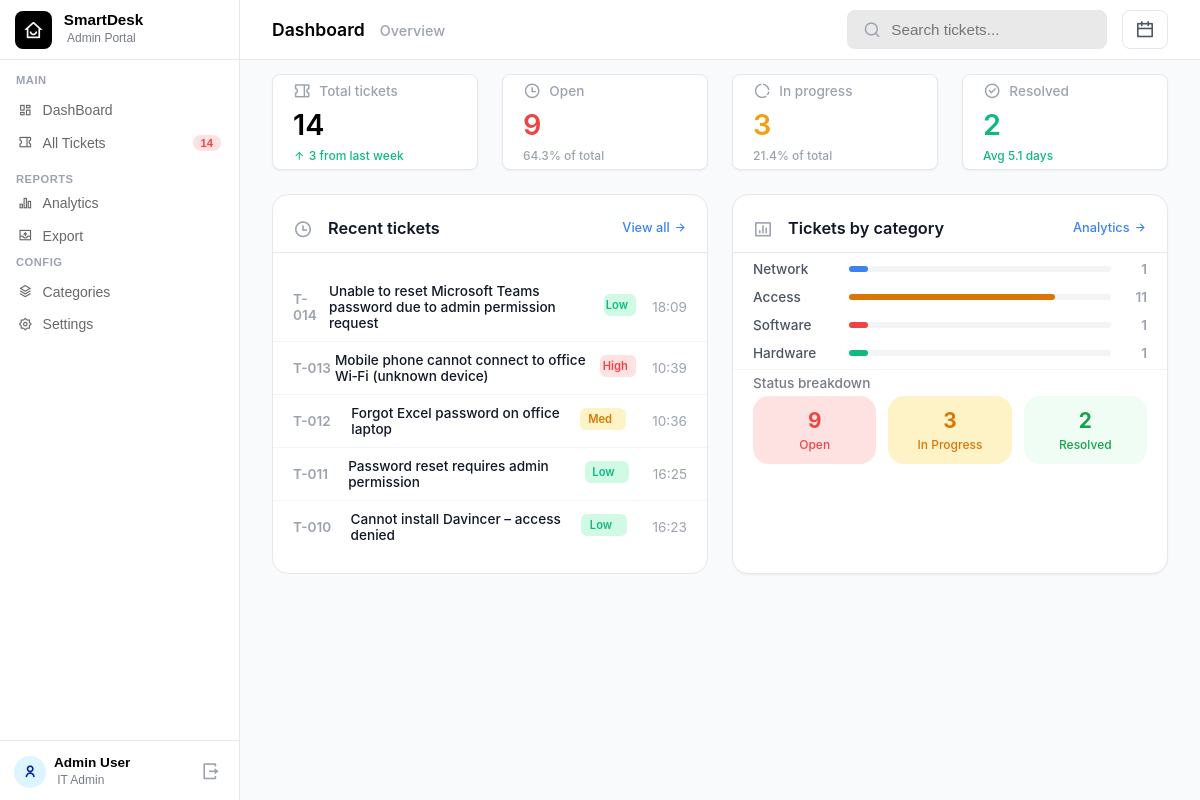
The app's page /admin-dashboard (signed in) with its own data.
### main.py (models this page shows)
class Ticket(db.Model):
    id = db.Column(db.Integer, primary_key=True)
    email = db.Column(db.String(100), nullable=False)
    title = db.Column(db.String(200), nullable=False)
    description = db.Column(db.Text, nullable=False)
    category = db.Column(db.String(50), nullable=False)
    priority = db.Column(db.String(20), nullable=False)
    status = db.Column(db.String(20), nullable=False, default='Open')
    created_at = db.Column(db.DateTime, default=datetime.now)
    proceeding_started = db.Column(db.DateTime, nullable=True)
    resolved_at = db.Column(db.DateTime, nullable=True)
    session_id = db.Column(db.String(100), nullable=True)

### main.py (the view)
@app.route("/admin-dashboard")
def admin_dashboard():
    if session.get('role') != 'admin':
        return redirect(url_for('admin_login'))
    status_filter = request.args.get('status')
    category_filter = request.args.get('category')
    priority_filter = request.args.get('priority')
    query = Ticket.query
    if status_filter:
        query = query.filter(Ticket.status == status_filter)
    if category_filter:
        query = query.filter(Ticket.category == category_filter)
    if priority_filter:
        query = query.filter(Ticket.priority == priority_filter)
    filtered_tickets = query.all()
    global_total = Ticket.query.count()
    global_open = Ticket.query.filter_by(status='Open').count()
    global_progress = Ticket.query.filter_by(status='In Progress').count()
    global_resolved = Ticket.query.filter_by(status='Resolved').count()
    seven_days_ago = datetime.now() - timedelta(days=7)
    recent_raised_count = Ticket.query.filter(Ticket.created_at >= seven_days_ago).count()
    open_pct = round((global_open / global_total * 100), 1) if global_total > 0 else 0
    progress_pct = round((global_progress / global_total * 100), 1) if global_total > 0 else 0
    categories_to_track = [
        ('Network', 'network'),
        ('Software', 'software'),
        ('Hardware', 'hardware'),
        ('Access', 'access')
    ]
    cat_analytics = {}
    for display_name, key in categories_to_track:
        count = Ticket.query.filter_by(category=display_name).count()
        percentage = (count / global_total * 100) if global_total > 0 else 0
        cat_analytics[key] = {
            'count': count,
            'pct': round(percentage, 1)
        }
    resolved_list = Ticket.query.filter(Ticket.status == 'Resolved', Ticket.resolved_at != None).all()
    if resolved_list:
        total_seconds = sum([(t.resolved_at - t.created_at).total_seconds() for t in resolved_list])
        avg_seconds = total_seconds / len(resolved_list)
        avg_days = round(avg_seconds / 86400, 1)
        avg_res_time = f"{avg_days} days"
    else:
        avg_res_time = "0.0 days"
    top_five = Ticket.query.order_by(Ticket.created_at.desc()).limit(5).all()
    return render_template (
        "AdminDashBoard.html",
        total=global_total,
        open=global_open,
        progress=global_progress,
        resolved=global_resolved,
        open_pct=open_pct,
        progress_pct=progress_pct,
        recent_count=recent_raised_count,
        avg_res_time=avg_res_time,
        cat_stats=cat_analytics,
        tickets=filtered_tickets,
        recent_tickets=top_five
    )

### templates/AdminDashBoard.html
{% extends "AdminSideMacron.html" %}
{% block extra_css %}
<link rel="stylesheet" href="{{ url_for('static', filename='css/AdminDashBoard.css') }}">
{% endblock %}
{% block content %}
<div class="dashboard-wrapper">
    <div class="dash-header">
        <div class="dash-title">
            <h2>Dashboard</h2>
            <span class="subtitle">Overview</span>
        </div>
        <div class="dash-actions">
            <div class="search-bar">
                <i class="ri-search-line"></i>
                <input type="text" placeholder="Search tickets...">
            </div>
            <button class="btn-icon">
                <i class="ri-calendar-line"></i>
            </button>
        </div>
    </div>
    <div class="four-box-container">
        <div class="stat-box">
            <div class="stat-title">
                <i class="ri-coupon-2-line"></i>
                <p>Total tickets</p>
            </div>
            <span class="numerical-value">{{ total }}</span>
            <span class="stat-subtext text-green"><i class="ri-arrow-up-line"></i> {{ recent_count }} from last week</span>
        </div>
        <div class="stat-box">
            <div class="stat-title">
                <i class="ri-time-line"></i>
                <p>Open</p>
            </div>
            <span class="numerical-value text-red">{{ open }}</span>
            <span class="stat-subtext">{{ open_pct }}% of total</span>
        </div>
        <div class="stat-box">
            <div class="stat-title">
                <i class="ri-donut-chart-line"></i>
                <p>In progress</p>
            </div>
            <span class="numerical-value text-orange">{{ progress }}</span>
            <span class="stat-subtext">{{ progress_pct }}% of total</span>
        </div>
        <div class="stat-box">
            <div class="stat-title">
                <i class="ri-checkbox-circle-line"></i>
                <p>Resolved</p>
            </div>
            <span class="numerical-value text-green">{{ resolved }}</span>
            <span class="stat-subtext text-green">Avg {{ avg_res_time }}</span>
        </div>
    </div>
    <div class="bottom-sections-container">
        <div class="recent-tickets-card">
            <div class="section-header">
      <div class="header-title">
        <i class="ri-time-line"></i>
        <h3>Recent tickets</h3>
     </div>
     <a href="{{ url_for('myticketadminside') }}" class="view-all">View all <i class="ri-arrow-right-line"></i></a>
     </div>
            <div class="ticket-list">
                {% for ticket in recent_tickets %}
                <div class="ticket-row">
                    <span class="ticket-id">T-{{ "%03d" | format(ticket.id) }}</span>
                    <span class="ticket-title">{{ ticket.title }}</span>
                    {% if ticket.priority == 'High' %}
                    <span class="badge high-priority">High</span>
                    {% elif ticket.priority == 'Medium' %}
                    <span class="badge med-priority">Med</span>
                    {% else %}
                    <span class="badge low-priority">Low</span>
                    {% endif %}
                    <span class="ticket-time">{{ ticket.created_at.strftime('%H:%M') }}</span>
                </div>
                {% endfor %}
            </div>
        </div>
        <div class="analytics-card">
            <div class="section-header">
    <div class="header-title">
        <i class="ri-bar-chart-box-line"></i>
        <h3>Tickets by category</h3>
    </div>
    <a href="{{ url_for('admin_analytics') }}" class="view-all">Analytics <i class="ri-arrow-right-line"></i></a>
</div>
            <div class="category-list">
                <div class="cat-row">
                    <span class="cat-name">Network</span>
                    <div class="progress-bar-bg">
                        <div class="progress-fill bg-blue" style="--dynamic-width: {{ cat_stats['network']['pct'] }}%;">
                        </div>
                    </div>
                    <span class="cat-count">{{ cat_stats['network']['count'] }}</span>
                </div>
                <div class="cat-row">
                    <span class="cat-name">Access</span>
                    <div class="progress-bar-bg">
                        <div class="progress-fill bg-orange"
                            style="--dynamic-width: {{ cat_stats['access']['pct'] }}%;"></div>
                    </div>
                    <span class="cat-count">{{ cat_stats['access']['count'] }}</span>
                </div>
                <div class="cat-row">
                    <span class="cat-name">Software</span>
                    <div class="progress-bar-bg">
                        <div class="progress-fill bg-red" style="--dynamic-width: {{ cat_stats['software']['pct'] }}%;">
                        </div>
                    </div>
                    <span class="cat-count">{{ cat_stats['software']['count'] }}</span>
                </div>
                <div class="cat-row">
                    <span class="cat-name">Hardware</span>
                    <div class="progress-bar-bg">
                        <div class="progress-fill bg-green"
                            style="--dynamic-width: {{ cat_stats['hardware']['pct'] }}%;"></div>
                    </div>
                    <span class="cat-count">{{ cat_stats['hardware']['count'] }}</span>
                </div>
            </div>
            <div class="divider"></div>
            <span class="status-breakdown-title">Status breakdown</span>
            <div class="status-cards-container">
                <div class="s-card s-open">
                    <h4>{{ open }}</h4>
                    <p>Open</p>
                </div>
                <div class="s-card s-progress">
                    <h4>{{ progress }}</h4>
                    <p>In Progress</p>
                </div>
                <div class="s-card s-resolved">
                    <h4>{{ resolved }}</h4>
                    <p>Resolved</p>
                </div>
            </div>
        </div>
    </div>
</div>
{% endblock %}

### static/css/AdminSideMacron.css (style rules this page uses)
body { margin: 0; font-family: 'Inter', system-ui, -apple-system, BlinkMacSystemFont, "Segoe UI", Roboto, sans-serif; }
.badge { background-color: #fee2e2; color: #ef4444; font-size: 0.7rem; font-weight: 600; padding: 2px 6px; border-radius: 10px; margin-right: 0px; width: 50px; display: flex; justify-content: center; margin-left: 1850px; margin-top: -39px; }

### records on screen
Ticket: id "014", title "Unable to reset Microsoft Teams password due to admin permission request", priority "Low", created_at "18:09"
Ticket: id "013", title "Mobile phone cannot connect to office Wi‑Fi (unknown device)", priority "High", created_at "10:39"
Ticket: id "012", title "Forgot Excel password on office laptop", priority "Med", created_at "10:36"
Ticket: id "011", title "Password reset requires admin permission", priority "Low", created_at "16:25"
Ticket: id "010", title "Cannot install Davincer – access denied", priority "Low", created_at "16:23"

### other values on screen
{{ total }} "14"
{{ recent_count }} "3"
{{ open }} "9"
{{ open_pct }} "64.3"
{{ progress }} "3"
{{ progress_pct }} "21.4"
{{ resolved }} "2"
{{ avg_res_time }} "5.1 days"
{{ cat_stats['network']['count'] }} "1"
{{ cat_stats['access']['count'] }} "11"
{{ cat_stats['software']['count'] }} "1"
{{ cat_stats['hardware']['count'] }} "1"
